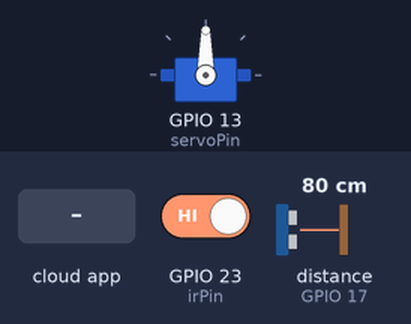
A sketch run on a simulated ESP32. On the bench: servo. Wiring (inferred from the names in the program): ultrasonic range finder: trigger GPIO 5; echo GPIO 17. The inputs (shaded band) are chosen by the test bench; at power-on: GPIO 23 (irPin) HIGH, distance to the obstacle (sensor on GPIO 17) 80 cm. The echo pulse lasts 58.3 µs per cm; WiFi joins after 1.5 s; servers stay silent unless stated; the local clock reads 2024-03-15 10:24:30 at power-on unless the sketch sets it; EEPROM starts erased; the Firebase database answers and starts empty; what the sketch prints to the serial monitor is not drawn.

Above: at 5.7 s.
5.8 s: the phone or cloud app sets feedNow to 1
At 8.8 s:
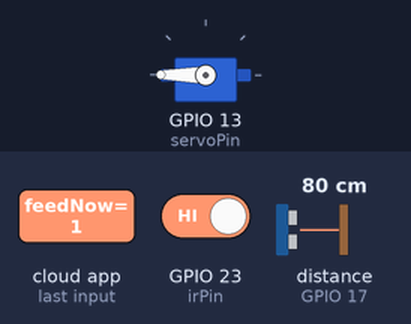
Timing chart, 0 to 14.5 s (numbered marks = the images above; inputs shaded):
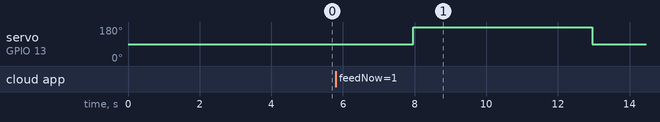

Measured:
- after the input at 5.8 s, servo on GPIO 13 (servoPin): 90° → 180° after 2.2 s, → 90° 5.0 s later

The sketch:

petfeeder.ino
```cpp
#include <WiFi.h>
#include <Firebase_ESP_Client.h>
#include <ESP32Servo.h>
#include <Preferences.h>
#include <time.h>
#include "addons/TokenHelper.h"
#include "addons/RTDBHelper.h"

#define WIFI_SSID "4mine"
#define WIFI_PASS "987654321"
#define API_KEY "AIzaSyD7R9KlqbLPw6cFwVJmdeDdQiRc9JZN9gU"
#define DB_URL "https://pet-feeder-e8541-default-rtdb.europe-west1.firebasedatabase.app"

const int trigPin = 5;
const int echoPin = 17;
const int irPin = 23;
const int servoPin = 13;

const int maxDistance = 20;
const int minLevelToFeed = 20;

long foodLevel;
unsigned long lastCheck = 0;
unsigned long lastFirebaseRead = 0;

int scheduleSlots[10];
int scheduleCount = 0;
int lastFedSlot = -1;
int prevDay = -1;
int currentTimeMin = -1;
bool scheduleLoaded = false;

Servo servo;
Preferences prefs;
FirebaseData fbdo;
FirebaseAuth auth;
FirebaseConfig config;
bool firebaseReady = false;

void executeMeal() {
  Serial.println(">>> FEEDING");
  servo.write(180);
  delay(5000);
  servo.write(90);
  struct tm t;
  int nowMin = -1;
  if (getLocalTime(&t)) {
    nowMin = t.tm_hour * 60 + t.tm_min;
  } else if (currentTimeMin >= 0) {
    nowMin = currentTimeMin;
  }
  if (nowMin >= 0) {
    Firebase.RTDB.setInt(&fbdo, "/lastFeed", nowMin);
  }
  Serial.println(">>> DONE");
}

long getDistance() {
  digitalWrite(trigPin, LOW);
  delayMicroseconds(2);
  digitalWrite(trigPin, HIGH);
  delayMicroseconds(10);
  digitalWrite(trigPin, LOW);
  return pulseIn(echoPin, HIGH, 30000) * 0.034 / 2;
}

int getCurrentMealSlot() {
  if (scheduleCount == 0) return -1;
  int nowMin = -1;
  struct tm t;
  if (getLocalTime(&t)) {
    nowMin = t.tm_hour * 60 + t.tm_min;
  } else if (currentTimeMin >= 0) {
    nowMin = currentTimeMin;
  } else {
    return -1;
  }
  for (int i = 0; i < scheduleCount; i++) {
    int start = scheduleSlots[i];
    int end = (i + 1 < scheduleCount) ? scheduleSlots[i + 1] : 1440;
    if (nowMin >= start && nowMin < end) return i;
  }
  return -1;
}

void parseSchedule(String data) {
  int newSlots[10];
  int newCount = 0;
  int start = 0;
  for (int i = 0; i <= (int)data.length(); i++) {
    if (i == (int)data.length() || data[i] == ',') {
      String t = data.substring(start, i);
      if (t.length() >= 5) {
        int h = t.substring(0, 2).toInt();
        int m = t.substring(3, 5).toInt();
        newSlots[newCount++] = h * 60 + m;
      }
      start = i + 1;
      if (newCount >= 10) break;
    }
  }
  for (int i = 0; i < newCount - 1; i++)
    for (int j = i + 1; j < newCount; j++)
      if (newSlots[j] < newSlots[i]) {
        int tmp = newSlots[i];
        newSlots[i] = newSlots[j];
        newSlots[j] = tmp;
      }
  bool changed = (newCount != scheduleCount);
  if (!changed) {
    for (int i = 0; i < newCount; i++)
      if (newSlots[i] != scheduleSlots[i]) { changed = true; break; }
  }
  for (int i = 0; i < newCount; i++) scheduleSlots[i] = newSlots[i];
  scheduleCount = newCount;
  if (changed) {
    if (scheduleLoaded) {
      lastFedSlot = -1;
      prefs.putInt("slot", -1);
    }
    scheduleLoaded = true;
    Serial.print("Schedule updated: ");
    for (int i = 0; i < scheduleCount; i++) {
      Serial.print(scheduleSlots[i]);
      Serial.print(" ");
    }
    Serial.println();
  }
}

void setup() {
  Serial.begin(115200);
  delay(1000);
  Serial.println("=== PET FEEDER + FIREBASE ===");

  prefs.begin("feeder", false);
  lastFedSlot = prefs.getInt("slot", -1);
  prevDay = prefs.getInt("day", -1);
  Serial.print("Restored slot: "); Serial.println(lastFedSlot);

  pinMode(trigPin, OUTPUT);
  pinMode(echoPin, INPUT);
  pinMode(irPin, INPUT);

  ESP32PWM::allocateTimer(0);
  servo.setPeriodHertz(50);
  servo.attach(servoPin, 500, 2400);
  servo.write(90);

  WiFi.begin(WIFI_SSID, WIFI_PASS);
  Serial.print("WiFi");
  while (WiFi.status() != WL_CONNECTED) {
    delay(500);
    Serial.print(".");
  }
  Serial.println(" OK: " + WiFi.localIP().toString());

  configTime(3600, 0, "pool.ntp.org", "time.google.com");
  delay(2000);
  struct tm timeinfo;
  if (getLocalTime(&timeinfo)) {
    Serial.printf("Time: %02d:%02d\n", timeinfo.tm_hour, timeinfo.tm_min);
  } else {
    Serial.println("NTP failed, using website time.");
  }

  config.api_key = API_KEY;
  config.database_url = DB_URL;
  config.token_status_callback = tokenStatusCallback;
  Firebase.signUp(&config, &auth, "", "");
  Firebase.begin(&config, &auth);
  Firebase.reconnectNetwork(true);
  firebaseReady = true;
  Serial.println("Firebase OK");
}

void loop() {
  if (!firebaseReady || !Firebase.ready()) return;

  if (millis() - lastCheck >= 2000) {
    lastCheck = millis();

    long dist = getDistance();
    foodLevel = constrain(((maxDistance - dist) * 100L) / maxDistance, 0, 100);
    int ir = digitalRead(irPin);

    Serial.print("Dist: "); Serial.print(dist);
    Serial.print("cm | Level: "); Serial.print(foodLevel);
    Serial.print("% | IR: "); Serial.print(ir);
    Serial.print(" | Slot: "); Serial.println(getCurrentMealSlot());

    FirebaseJson json;
    json.set("foodLevel", (int)foodLevel);
    json.set("petDetected", ir == 0 ? 1 : 0);
    Firebase.RTDB.updateNode(&fbdo, "/", &json);

    struct tm t;
    if (getLocalTime(&t)) {
      if (prevDay != -1 && t.tm_mday != prevDay) {
        lastFedSlot = -1;
        prefs.putInt("slot", -1);
      }
      prevDay = t.tm_mday;
      prefs.putInt("day", prevDay);
    }

    if (ir == 0 && foodLevel > minLevelToFeed) {
      int slot = getCurrentMealSlot();
      if (slot >= 0 && slot != lastFedSlot) {
        Serial.println("Auto feed: pet in meal window!");
        executeMeal();
        lastFedSlot = slot;
        prefs.putInt("slot", lastFedSlot);
      } else if (slot >= 0 && slot == lastFedSlot) {
        Serial.println("Pet detected but already fed in this time window.");
      }
    }
  }

  if (millis() - lastFirebaseRead >= 3000) {
    lastFirebaseRead = millis();

    if (Firebase.RTDB.getInt(&fbdo, "/feedNow")) {
      if (fbdo.intData() == 1) {
        Firebase.RTDB.setInt(&fbdo, "/feedNow", 0);
        executeMeal();
      }
    }

    if (Firebase.RTDB.getString(&fbdo, "/schedule")) {
      String sched = fbdo.stringData();
      if (sched.length() > 0) {
        parseSchedule(sched);
      }
    }

    if (Firebase.RTDB.getInt(&fbdo, "/currentTime")) {
      currentTimeMin = fbdo.intData();
    }
  }
}
```
